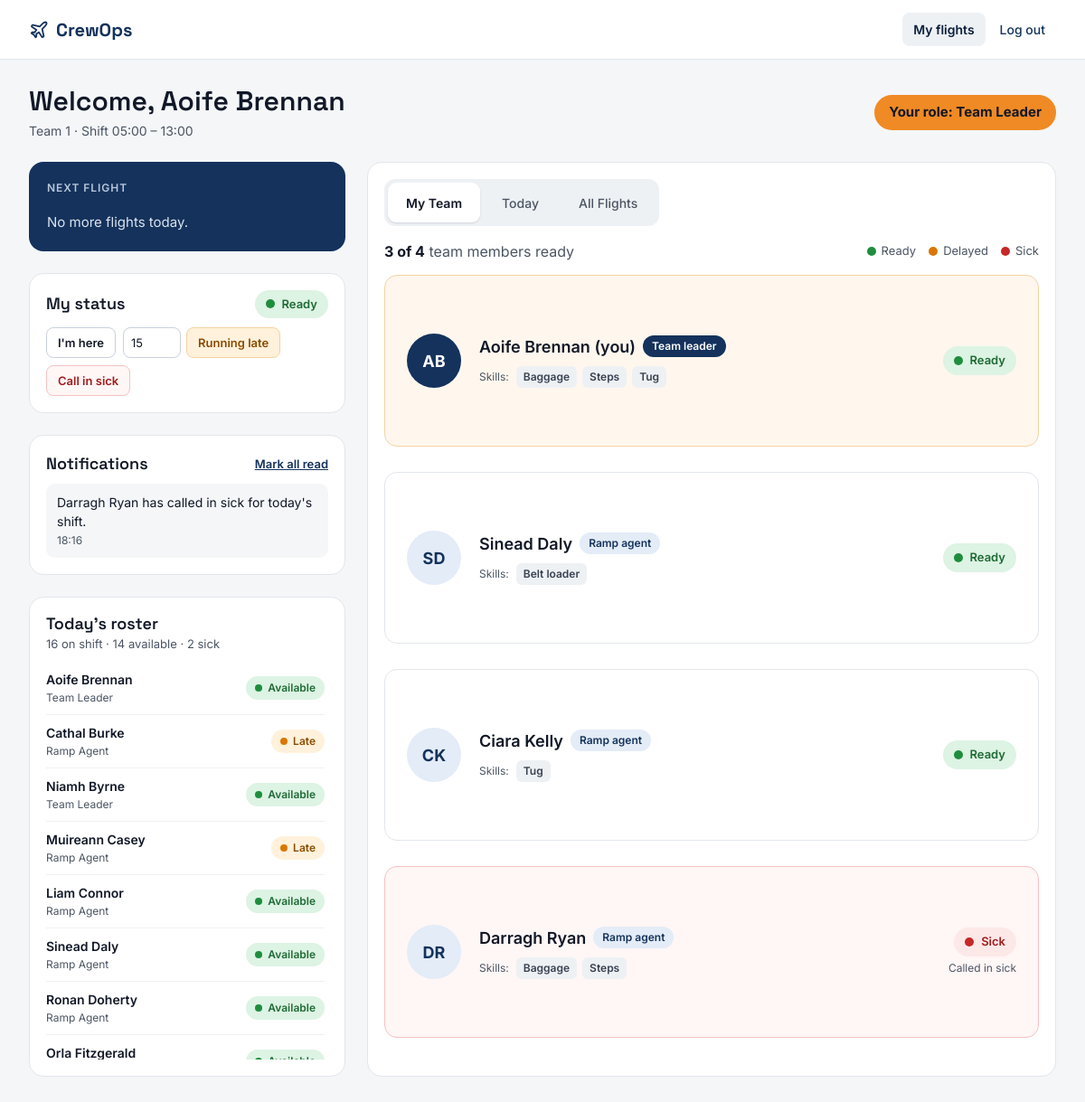
The app's page /employee_flights (signed in) with its own data.
### tables this page shows
CREATE TABLE users (
    id          INTEGER PRIMARY KEY AUTOINCREMENT,
    airportCode TEXT NOT NULL REFERENCES airports(airportCode),
    employee_id  INTEGER NOT NULL,
    password    TEXT NOT NULL,
    role        TEXT NOT NULL,
    isAdmin     INTEGER NOT NULL DEFAULT 0,
    firstName   TEXT NOT NULL,
    lastName    TEXT NOT NULL,
    teamID      INTEGER REFERENCES teams(id),
    isActive    INTEGER NOT NULL DEFAULT 1,
    createdAt   TEXT NOT NULL DEFAULT CURRENT_TIMESTAMP,
    UNIQUE (airportCode, employee_id)
);

CREATE TABLE teams (
    id          INTEGER PRIMARY KEY AUTOINCREMENT,
    airportCode TEXT NOT NULL REFERENCES airports(airportCode),
    name        TEXT NOT NULL,
    UNIQUE (airportCode, name)
);

CREATE TABLE shiftAssignments (
    id              INTEGER PRIMARY KEY AUTOINCREMENT,
    shiftID         INTEGER NOT NULL REFERENCES shifts(id),
    userID          INTEGER NOT NULL REFERENCES users(id),
    coveringSkill   TEXT REFERENCES skills(name),
    status          TEXT NOT NULL DEFAULT 'ready',   -- ready, delayed, sick
    expectedArrival TEXT,
    UNIQUE (shiftID, userID)
);

CREATE TABLE notifications (
    id        INTEGER PRIMARY KEY AUTOINCREMENT,
    userID    INTEGER NOT NULL REFERENCES users(id),
    message   TEXT NOT NULL,
    isRead    INTEGER NOT NULL DEFAULT 0,
    createdAt TEXT NOT NULL DEFAULT CURRENT_TIMESTAMP
);

CREATE TABLE userSkills (
    userID INTEGER NOT NULL REFERENCES users(id),
    skill  TEXT NOT NULL REFERENCES skills(name),
    PRIMARY KEY (userID, skill)
);

### app.py (the view, shortened to what this page needs)
@app.route('/employee_flights')
@login_required
def employee_flights():
    db = get_db()
    user = current_user()
    if user is None:
        session.clear()
        return redirect(url_for("login"))
    day = airport_day(user["airportCode"])
    tz, now = day["tz"], day["now"]
    team = {"name": "No team assigned", "members": []}
    shift = None
    if user["teamID"] is not None:
        team_row = db.execute("SELECT * FROM teams WHERE id = ?;", (user["teamID"],)).fetchone()
        if team_row is not None:
            team["name"] = team_row["name"]
        shift = team_shift(user["teamID"], day["today"])
        team["members"] = team_members(user["teamID"], shift, tz, me_id=user["id"])
    assignment = todays_assignment(user["id"], user["airportCode"], day["today"])
    my_status = None
    if assignment is not None:
        my_status = {"status": assignment["status"],
                     "note": status_note(assignment["status"], assignment["expectedArrival"], tz)}
    roster = todays_roster(user["airportCode"], day["today"])
    roster_sick = sum(1 for person in roster if person["status"] == "sick")
    my_rows = []
    if user["teamID"] is not None:
        my_rows = db.execute("""SELECT flights.*, teams.name AS team_name
                             FROM flights LEFT JOIN teams ON teams.id = flights.teamID
                             WHERE flights.airportCode = ? AND flights.teamID = ?
                             AND flights.scheduledArrival >= ? AND flights.scheduledArrival < ?
                             ORDER BY flights.scheduledArrival;""",
                             (user["airportCode"], user["teamID"], day["start"], day["end"])).fetchall()
    all_rows = db.execute("""SELECT flights.*, teams.name AS team_name
                          FROM flights LEFT JOIN teams ON teams.id = flights.teamID
                          WHERE flights.airportCode = ?
                          AND flights.scheduledArrival >= ? AND flights.scheduledArrival < ?
                          ORDER BY flights.scheduledArrival;""",
                          (user["airportCode"], day["start"], day["end"])).fetchall()
    now_text = to_utc_text(now)
    candidates = my_rows if user["teamID"] is not None else all_rows
    next_row = next((f for f in candidates
                     if f["scheduledDeparture"] >= now_text
                     and f["status"] not in ("departed", "cancelled")), None)
    next_flight = None
    return render_template('employee_flights.html',
                           title="My flights · CrewOps",
                           user=user,
                           team=team,
                           shift_start=local_hhmm(shift["startTime"], tz) if shift else None,
                           shift_end=local_hhmm(shift["endTime"], tz) if shift else None,
                           next_flight=next_flight,
                           my_status=my_status,
                           notifications=notifications_for(user["id"], tz),
                           roster=roster,
                           roster_total=len(roster),
                           roster_available=len(roster) - roster_sick,
                           roster_sick=roster_sick,
                           team_ready=sum(1 for m in team["members"] if m["status"] == "ready"),
                           team_size=len(team["members"]),
                           my_flights=[flight_view(f, tz) for f in my_rows],
                           all_flights=[flight_view(f, tz) for f in all_rows])

### templates/employee_flights.html (shortened to what this page needs)
{% extends "base.html" %}
{% block head_content %}
<link rel="stylesheet" href="{{ url_for('static', filename='employee.css') }}" />
{% endblock %}
{% block body_class %}light-bar{% endblock %}
{% block main_content %}
{% set flight_tones = {"on_time": "green", "delayed": "amber", "arrived": "navy", "departed": "grey", "cancelled": "red"} %}
{% set crew_tones = {"ready": "green", "delayed": "amber", "sick": "red"} %}
<div class="emp">
  <div class="page-head">
    <div>
      <h1>Welcome, {{ user.firstName }} {{ user.lastName }}</h1>
      <p class="muted">
        {{ team.name }} ·
        {% if shift_start %}
          Shift {{ shift_start }} – {{ shift_end }}
        {% else %}
          No shift today
        {% endif %}
      </p>
    </div>
    <span class="role-pill">Your role: {{ user.role|replace("_", " ")|title }}</span>
  </div>
  <div class="layout">
    <div class="side">
      <section class="flight-card">
        <div class="row-between">
          <span class="eyebrow">NEXT FLIGHT</span>
        </div>
        {% if next_flight %}
          <div>
            <div class="flight-no">{{ next_flight.flightNumber }}</div>
            <div class="flight-sub">{{ next_flight.airline }} · from {{ next_flight.origin }}</div>
          </div>
          <div class="times">
            <div><span class="label">Arrives</span><span class="value">{{ next_flight.scheduledArrival }}</span></div>
            <div><span class="label">Departs</span><span class="value">{{ next_flight.scheduledDeparture }}</span></div>
            <div><span class="label">Stand</span><span class="value">{{ next_flight.stand or "TBC" }}</span></div>
          </div>
          <div class="countdown">
            <svg width="18" height="18" viewBox="0 0 24 24" fill="none" stroke="#F08A24" stroke-width="2" stroke-linecap="round" aria-hidden="true"><circle cx="12" cy="12" r="9"></circle><path d="M12 7v5l3 2"></path></svg>
            {{ next_flight.countdown }}
          </div>
        {% else %}
          <p class="flight-sub">No more flights today.</p>
        {% endif %}
      </section>
      {% if my_status %}
        <section class="card status-card">
          <div class="row-between">
            <h2>My status</h2>
            <span class="badge badge-lg {{ crew_tones.get(my_status.status, 'blue') }}"><span class="dot"></span>{{ my_status.status|title }}</span>
          </div>
          <form method="post" action="{{ url_for('report_status') }}" class="status-form">
            <button type="submit" name="status" value="ready" class="btn btn-sm btn-outline">I'm here</button>
            <span class="late-group">
              <input type="number" id="minutes" name="minutes" min="5" max="240" step="5" value="15">
              <button type="submit" name="status" value="delayed" class="btn btn-sm btn-amber">Running late</button>
            </span>
            <button type="submit" name="status" value="sick" class="btn btn-sm btn-red-soft"
                    onclick="return confirm('Call in sick for today?');">Call in sick</button>
          </form>
        </section>
      {% endif %}
      {% if notifications %}
        <section class="card">
          <div class="row-between">
            <h2>Notifications</h2>
            <form method="post" action="{{ url_for('read_notifications') }}">
              <button type="submit" class="link-btn">Mark all read</button>
            </form>
          </div>
          <div class="notices">
            {% for note in notifications %}
              <div class="notice">
                <span>{{ note.message }}</span>
                <span class="row-sub">{{ note.time }}</span>
              </div>
            {% endfor %}
          </div>
        </section>
      {% endif %}
      <section class="card roster">
        <div>
          <h2>Today's roster</h2>
          <p class="muted small">{{ roster_total }} on shift · {{ roster_available }} available · {{ roster_sick }} sick</p>
        </div>
        <div>
          {% for person in roster %}
            <div class="list-row">
              <div class="stack">
                <span class="row-name">{{ person.name }}</span>
                <span class="row-sub">{{ person.role|replace("_", " ")|title }}</span>
              </div>
              {% if person.status == "sick" %}
                <span class="badge red"><span class="dot"></span>Sick</span>
              {% elif person.status == "delayed" %}
                <span class="badge amber"><span class="dot"></span>Late</span>
              {% else %}
                <span class="badge green"><span class="dot"></span>Available</span>
              {% endif %}
            </div>
          {% else %}
            <p class="muted small">Nobody is rostered today.</p>
          {% endfor %}
        </div>
      </section>
    </div>
    <section class="card main-card">
      <div class="tabs">
        <button type="button" class="tab active" onclick="showTab('team', this)">My Team</button>
        <button type="button" class="tab" onclick="showTab('today', this)">Today</button>
        <button type="button" class="tab" onclick="showTab('all', this)">All Flights</button>
      </div>
      <div class="panel" id="team">
        {% if team.members %}
          <div class="row-between wrap">
            <span class="muted"><strong class="ink">{{ team_ready }} of {{ team_size }}</strong> team members ready</span>
            <div class="legend">
              <span><span class="dot dot-green"></span>Ready</span>
              <span><span class="dot dot-amber"></span>Delayed</span>
              <span><span class="dot dot-red"></span>Sick</span>
            </div>
          </div>
          <div class="members">
            {% for member in team.members %}
              <div class="member {% if member.is_me %}member-you{% elif member.status == 'sick' %}member-sick{% endif %}">
                <span class="avatar {% if member.is_me %}avatar-you{% elif member.is_leader %}avatar-leader{% endif %}">{{ member.name.split()[0][0] }}{{ member.name.split()[-1][0] }}</span>
                <div class="member-info">
                  <div class="member-name">
                    <span>{{ member.name }}{% if member.is_me %} (you){% endif %}</span>
                    {% if member.is_leader %}
                      <span class="pill pill-navy">Team leader</span>
                    {% else %}
                      <span class="pill pill-blue">{{ member.role|replace("_", " ")|capitalize }}</span>
                    {% endif %}
                  </div>
                  <div class="skills">
                    <span class="skills-label">Skills:</span>
                    {% for skill in member.skills %}
                      <span class="chip {% if skill == member.covering %}chip-covering{% endif %}">{{ skill }}{% if skill == member.covering %} (covering){% endif %}</span>
                    {% else %}
                      <span class="skills-label">none listed</span>
                    {% endfor %}
                  </div>
                </div>
                <div class="member-status">
                  <span class="badge badge-lg {{ crew_tones.get(member.status, 'blue') }}"><span class="dot"></span>{{ member.status|title }}</span>
                  {% if member.status_note %}
                    <span class="note">{{ member.status_note }}</span>
                  {% endif %}
                </div>
              </div>
            {% endfor %}
          </div>
        {% else %}
          <div class="empty">
            <h2>You're not in a team yet</h2>
            <p class="muted">Your supervisor builds today's crews. Check back once teams have been generated.</p>
          </div>
        {% endif %}
      </div>
    </section>
  </div>
</div>
{% endblock %}

### templates/base.html (shortened to what this page needs)
<!DOCTYPE html>
<html lang="en">
    <head>
        <link rel="stylesheet" href="{{ url_for('static', filename='base.css') }}" />
        {% block head_content %}{% endblock %}
    </head>
    <body class="{% block body_class %}{% endblock %}">
        <header class="topbar">
            <a class="brand" href="{{ url_for('home') }}">
                CrewOps
            </a>
            <nav aria-label="Main">
                {% if g.user %}
                    <a href="{{ url_for('employee_flights') }}" class="{% if request.endpoint == 'employee_flights' %}current{% endif %}">My flights</a>
                    <a href="{{ url_for('logout') }}">Log out</a>
                {% else %}
                    <a href="{{ url_for('login') }}" class="{% if request.endpoint == 'login' %}current{% endif %}">Log in</a>
                    <a href="{{ url_for('register') }}" class="{% if request.endpoint == 'register' %}current{% endif %}">Register</a>
                {% endif %}
            </nav>
        </header>
        <main>
            {% block main_content %}{% endblock %}
        </main>
    </body>
</html>

### records on screen
users: firstName "Aoife", lastName "Brennan", role "Team Leader"
teams: name "Team 1"
shiftAssignments: status "Ready", name "Aoife Brennan", role "Team Leader", shows "Available", name "A", name "B", shows "(you)", shows "Team leader"
notifications: message "Darragh Ryan has called in sick for today's shift.", time "18:16"
shiftAssignments: name "Cathal Burke", role "Ramp Agent", status "delayed" (drawn)
shiftAssignments: name "Niamh Byrne", role "Team Leader", status "ready" (drawn)
shiftAssignments: name "Muireann Casey", role "Ramp Agent", status "delayed" (drawn)
shiftAssignments: name "Liam Connor", role "Ramp Agent", status "ready" (drawn)
shiftAssignments: name "Sinead Daly", role "Ramp Agent", shows "Available", name "S", name "D", role "Ramp agent", status "Ready"
shiftAssignments: name "Ronan Doherty", role "Ramp Agent", status "ready" (drawn)
shiftAssignments: name "Orla Fitzgerald", status "ready" (drawn)
userSkills: skill "Baggage"
userSkills: skill "Steps"
userSkills: skill "Tug"
userSkills: skill "Belt loader"
shiftAssignments: name "C", name "K", name "Ciara Kelly", role "Ramp agent", status "Ready"
userSkills: skill "Tug"
shiftAssignments: name "D", name "R", name "Darragh Ryan", role "Ramp agent", status "Sick", status_note "Called in sick"
userSkills: skill "Baggage"
userSkills: skill "Steps"

### other values on screen
{{ shift_start }} "05:00"
{{ shift_end }} "13:00"
{{ roster_total }} "16"
{{ roster_available }} "14"
{{ roster_sick }} "2"
{{ team_ready }} "3"
{{ team_size }} "4"
